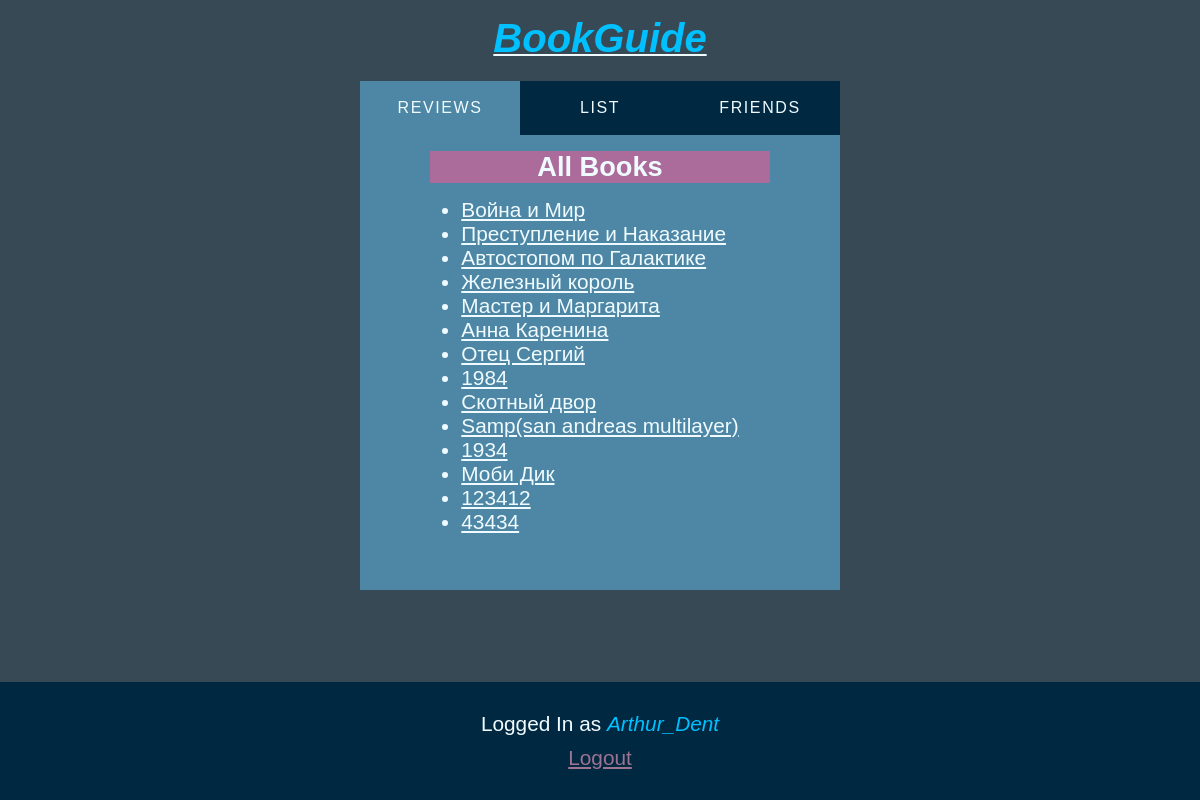
Screenshot of /books/ (signed in) with the database file from the repository.
### list/models.py (models this page shows)
class Book(models.Model):
    title = models.CharField(max_length=100)

### list/views.py (the view)
# urls.py: path('books/', views.allbooks, name="allbooks"),
def allbooks(request):
    context = {
        'books': Book.objects.all(),
        'current_tab': "reviews"
    }
    return render(request, 'allbooks.html', context)

### list/templates/allbooks.html (shortened to what this page needs)
{% extends "base_list.html" %}
{% load i18n %}
{% block main %}
<main>
    <article>
        <h2>{% trans 'All Books' %}</h2>
        <ul>
            {% for book in books %}
                <li><a href="{% url 'reviews' book.pk %}">{{book.title}}</a></li>
            {% endfor %}
        </ul>
    </article>
</main>
{% endblock %}

### list/templates/base_list.html (shortened to what this page needs)
{% extends "base_generic.html" %}
{% load list_extras %}
{% load i18n %}
{% block head %}
    {% load static %}
    <link rel="stylesheet" href="{% static 'list.css' %}" type="text/css">
    {% load static %}
    <link rel="stylesheet" href="{% static 'colors.css' %}" type="text/css">
{% endblock %}
{% block content %}
    <header>
        {% if another_owner.username %}
            <h1><em>{{ another_owner.username }}'s</em> <a href="{% url 'home' %}"><em>BookGuide</em></a></h1>
            {% if another_owner.username == request.user.username %}
                <span class="big-tag you">{% trans 'You' %}</span>
            {% elif another_owner.profile in request.user.profile.friends.all %}
                <span class="big-tag friend" >{% trans 'Friend' %}</span>
            {% elif another_owner in invites_from_me %}
                <span class="big-tag invite-sent">{% trans 'Invite Sent' %}</span>
            {% else %}
            <a class="big-tag send-invite" href="{% url 'send_invite' another_owner.username %}?next={{request.get_full_path}}">{% trans 'Send Invite' %}</a>
            {% endif %}
        {% else %}
            <h1><a href="{% url 'home' %}" ><em>BookGuide</em></a></h1>
        {% endif %}
    </header>
    <nav>
        <a {% if current_tab == 'reviews' %}selected{%endif%} href="{% url 'allbooks' %}">{% trans 'Reviews' %}</a>
        <a {% if current_tab == 'list' %}selected{%endif%} href="{% url 'home' %}">{% trans 'List' %}</a>
        <a {% if current_tab == 'friends' %}selected{%endif%} href="{% url 'friends' %}">{% trans 'Friends' %}</a>
    </nav>
    {% block main %}
    {% endblock %}
    <footer>
        {% if user.username %}
            <p>{% trans 'Logged In as' %} <em>{{ user.username }}</em></p>
            <a href="{% url 'logout' %}">{% trans 'Logout' %}</a>
        {% else %}
            <p>{% trans 'Not Logged In' %}</p>
            <em><a href="{% url 'login' %}">{% trans 'Login' %}</a></em>
        {% endif %}
    </footer>
{% endblock %}

### list/static/list.css (style rules this page uses)
html { font-size: 100%; }
* { font-size: 1.3rem; font-family: sans-serif; word-break: break-word; }
h1 { font-size: 1.5rem; }
nav { width: min(30rem, 100%); margin: 0 auto; display: flex; justify-content: center; align-items: center; text-align: center; background-color: var(--nav); }
nav>a { font-size: 1rem; flex: 1 1 0px; padding: 2ch 0 ; text-transform: uppercase; letter-spacing: 0.1rem; text-decoration: none; }
nav>a[selected] { background-color: var(--main); }
header>h1 em, header>h1 em * { font-size: 2.5rem; }
h2, h2 span { font-size: 1.7rem; }
article { min-width: min(20ch, 100%); }
html { overflow-x: hidden; }
body { display: flex; flex-direction: column; min-height: 100vh; min-width: 100vw; margin: 0; }
header { display: flex; align-items: center; flex-direction: column; padding-bottom: 10px; width: 100%; }
main { width: min(30rem, 100%); margin: 0 auto; display: flex; align-items: center; flex-direction: column; padding: 1rem 1ch; box-sizing: border-box; }
h1,h2,h3 { text-align: center; }
h2 { margin: 0 0 15px 0; }
ul { margin: 0 0 20px 0; padding: 0; }
h1 { margin-bottom: 10px; }
article:last-child { padding-bottom: 20px; }
li { margin: 0 31px; }
footer { margin-top: auto; margin-bottom: 0; width: 100%; padding-bottom: 30px; text-align: center; }
footer p { margin: 0 0 10px 0; padding-top: 30px; }
html { overscroll-behavior: none; }
body { background-color: var(--dark); }
header { background-color: var(--dark); }
main { background-color: var(--main); }
* { color: var(--text-light); }
h2 { background-color: var(--header-main); }
em, em * { color: var(--highlight); }
footer { background-color: var(--main-darker); }
footer a { color: var(--link-secondary); }

### list/static/colors.css (style rules this page uses)
html { --dark: #364954; --nav: #002840; --main: #4D87A5; --text-light: #F0FBFF; --text-dark: #444; --header-main: #AB6B9B; --header-secondary: #004D68; --highlight: #00C0FF; --danger: #C46367; --green: #2ECC71; --main-darker: #002840; --highlight-in-text: #9AAEBB; --highlight-in-header: #B8A6B3; --link-secondary: #9D7392; }

### rows the page displays
Book: title "Война и Мир"
Book: title "Преступление и Наказание"
Book: title "Автостопом по Галактике"
Book: title "Железный король"
Book: title "Мастер и Маргарита"
Book: title "Анна Каренина"
Book: title "Отец Сергий"
Book: title "1984"
Book: title "Скотный двор"
Book: title "Samp(san andreas multilayer)"
Book: title "1934"
Book: title "Моби Дик"
Book: title "123412"
Book: title "43434"

### other values shown
{{ user.username }} "Arthur_Dent"
